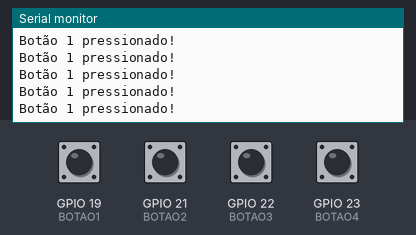
Bench run of a sketch on a simulated ESP32. Shown: the last lines printed to the serial monitor. Inputs (shaded band) come from the test bench; at power-on: GPIO 21 (BOTAO2), GPIO 22 (BOTAO3), GPIO 23 (BOTAO4) HIGH, GPIO 19 (BOTAO1) LOW.

Above: at 1.4 s.
1.5 s: GPIO 21 (BOTAO2) pulled LOW for 0.35 s
At 1.71 s:
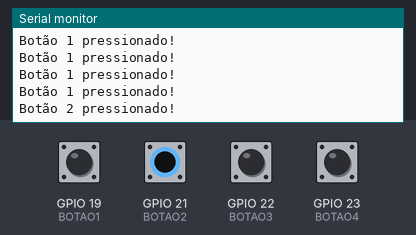
3.3 s: GPIO 22 (BOTAO3) pulled LOW for 0.35 s
At 3.51 s:
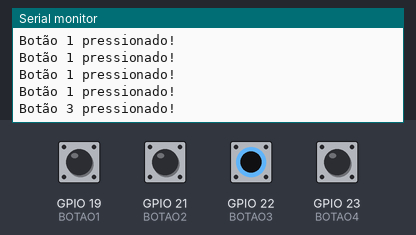
5.1 s: GPIO 23 (BOTAO4) pulled LOW for 0.35 s
At 5.31 s:
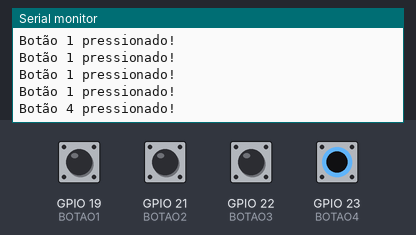
Timing chart, 0 to 8.1 s (numbered marks = the images above; inputs shaded):
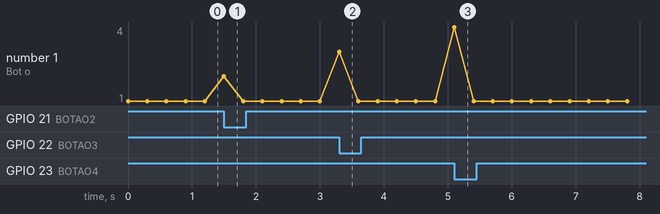

The sketch:

push_buttons.ino
```cpp
#define BOTAO1 19
#define BOTAO2 21
#define BOTAO3 22
#define BOTAO4 23

void setup() {
    Serial.begin(115200);  // Inicializa o monitor serial
    pinMode(BOTAO1, INPUT_PULLDOWN);  // Ativa pull-up interno
    pinMode(BOTAO2, INPUT_PULLUP);
    pinMode(BOTAO3, INPUT_PULLUP);
    pinMode(BOTAO4, INPUT_PULLUP);
}

void loop() {
    if (digitalRead(BOTAO1) == LOW) {
        Serial.println("Botão 1 pressionado!");
        delay(300);  // Debounce
    }
    if (digitalRead(BOTAO2) == LOW) {
        Serial.println("Botão 2 pressionado!");
        delay(300);
    }
    if (digitalRead(BOTAO3) == LOW) {
        Serial.println("Botão 3 pressionado!");
        delay(300);
    }
    if (digitalRead(BOTAO4) == LOW) {
        Serial.println("Botão 4 pressionado!");
        delay(300);
    }
}
```

Measured:
- after the input at 1.5 s, the serial monitor: prints a new line at once (image 1)
- after the input at 3.3 s, the serial monitor: prints a new line at once (image 2)
- after the input at 5.1 s, the serial monitor: prints a new line at once (image 3)
